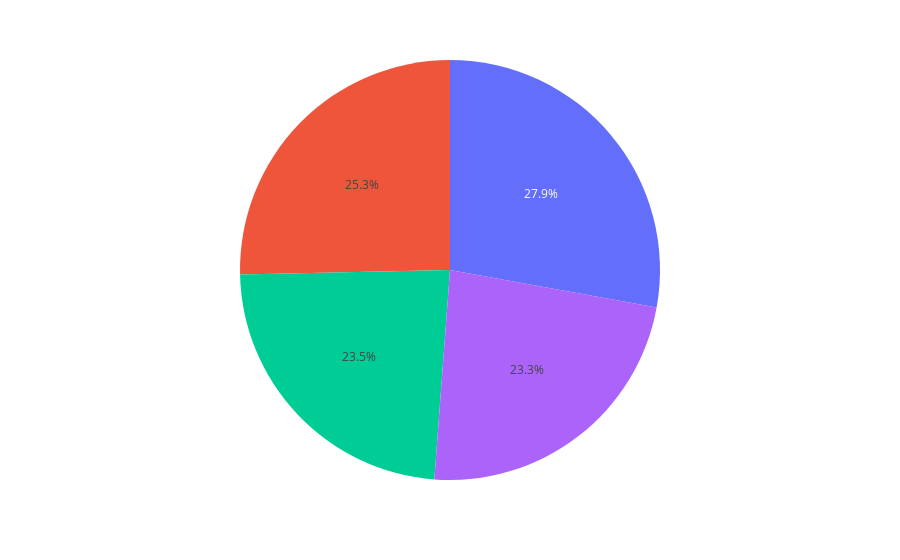

Notebook code cell kept with this figure:
### Code cell
px.pie(data_frame= temp_df, values = 'charges', labels=temp_df.index)

### Figure 1 — Plotly figure (JSON) as saved in the notebook; plotly's stock layout.template omitted (floating-point values rounded to 4 significant figures)
{"data": [{"domain": {"x": [0, 1], "y": [0, 1]}, "hovertemplate": "charges=%{value}<extra></extra>", "legendgroup": "", "name": "", "showlegend": false, "type": "pie", "values": [13410.0, 12420.0, 14740.0, 12350.0]}], "layout": {"legend": {"tracegroupgap": 0}, "margin": {"t": 60}}}
